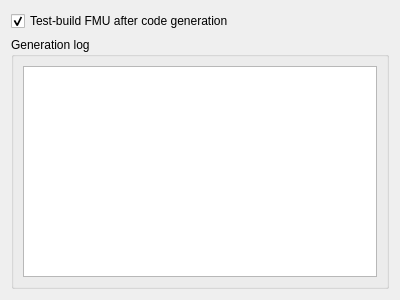
<?xml version="1.0" encoding="UTF-8"?>
<ui version="4.0">
 <class>Form</class>
 <widget class="QWidget" name="Form">
  <property name="geometry">
   <rect>
    <x>0</x>
    <y>0</y>
    <width>400</width>
    <height>300</height>
   </rect>
  </property>
  <property name="windowTitle">
   <string>Form</string>
  </property>
  <layout class="QVBoxLayout" name="verticalLayout_2">
   <item>
    <widget class="QCheckBox" name="checkBoxTestBuild">
     <property name="text">
      <string>Test-build FMU after code generation</string>
     </property>
     <property name="checked">
      <bool>true</bool>
     </property>
    </widget>
   </item>
   <item>
    <widget class="QGroupBox" name="groupBox">
     <property name="title">
      <string>Generation log</string>
     </property>
     <layout class="QVBoxLayout" name="verticalLayout">
      <item>
       <widget class="QPlainTextEdit" name="plainTextEditLog"/>
      </item>
     </layout>
    </widget>
   </item>
  </layout>
 </widget>
 <resources/>
 <connections/>
</ui>
